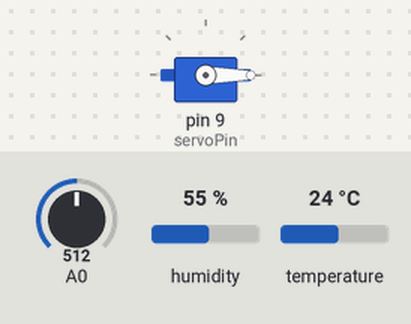
Bench run of a sketch on a simulated Arduino Uno, built with avr-gcc and run on an emulated ATmega328P. Parts: servo. Inputs (shaded band) come from the test bench; at power-on: A0 = 512, humidity 55 %, temperature 24 °C. What the sketch prints to the serial monitor is not drawn.

Above: at 4.9 s.
5.0 s: A0 set to 306
9.8 s: A0 set to 190
Timing chart, 0 to 19.9 s (numbered marks = the images above; inputs shaded):
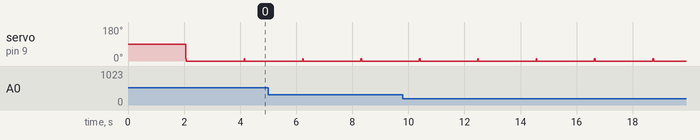

The sketch:

final.ino
```cpp
#include <Servo.h>
#include <DHT.h>

#define DHTPIN 6      // Broche où est connecté le DHT22
#define DHTTYPE DHT11 // Type du capteur
const int servoPin = 9;
Servo myServo;
DHT dht(DHTPIN, DHTTYPE);

void setup() {
    Serial.begin(9600);
    Serial.println("Initialisation du capteur DHT22...");
    dht.begin();
    myServo.attach(servoPin);
}


void loop() {
    delay(2000); // Pause entre les mesures

    float temperature = dht.readTemperature();
    float humidite = dht.readHumidity();
    int analogValue = analogRead(A0);


    if (isnan(temperature) || isnan(humidite)) {
        Serial.println("Erreur de lecture du DHT22 !");
        return;
    }

    Serial.print("Température: ");
    Serial.print(temperature);
    Serial.println(" °C");

    Serial.print("Humidité: ");
    Serial.print(humidite);
    Serial.println(" %");

    Serial.print("Analog reading: ");
  Serial.print(analogValue);
     if (analogValue < 10) {
    Serial.println(" - Dark");
  } else if (analogValue < 200) {
    Serial.println(" - Dim");
  } else if (analogValue < 500) {
    Serial.println(" - Light");
  } else if (analogValue < 800) {
    Serial.println(" - Bright");
  } else {
    Serial.println(" - Very bright");
  }

      Serial.println("--------------------");


    for (int angle = 0; angle <= 180; angle++) {
    myServo.write(angle);
    delay(0);
  }

  for (int angle = 180; angle >= 0; angle--) {
    myServo.write(angle);
    delay(0);
  }

}
```

Measured:
- by itself, servo on pin 9 (servoPin): alternates 12° for 0.03 s and 0° for 2.1 s
